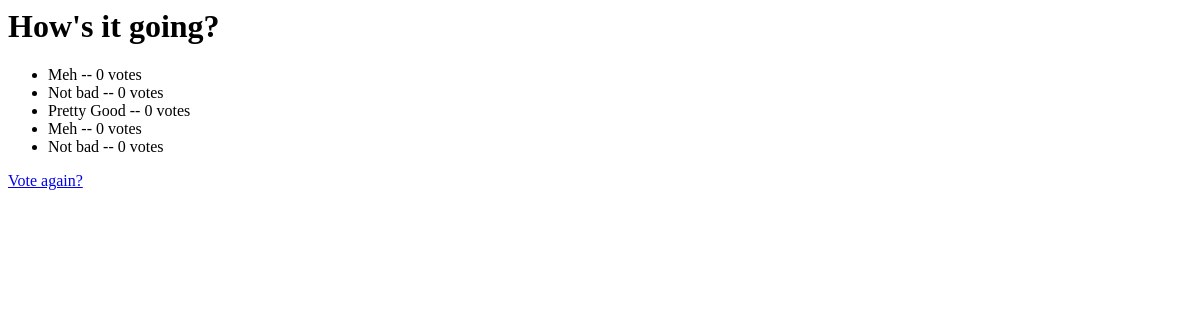
Before: /polls/1/results/ with the older database file.
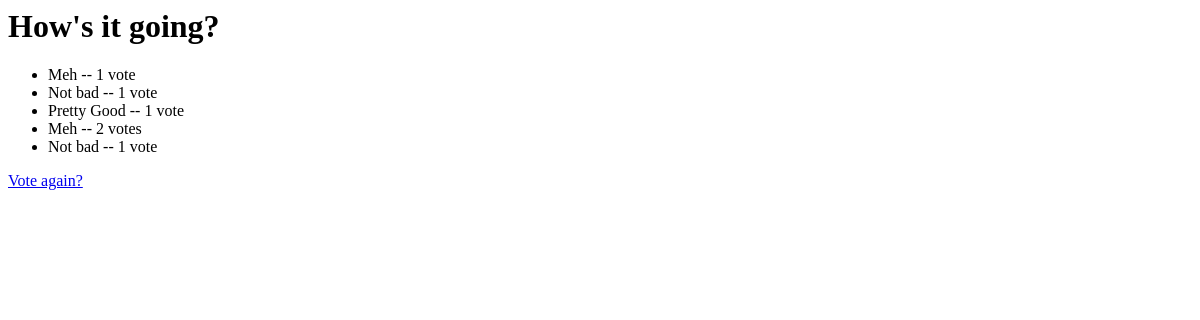
After: the same page with the newer database file.
### polls/models.py (models this page shows, shortened)
class Question(models.Model):
    question_text = models.CharField(max_length=200)
    pub_date = models.DateTimeField('date published')
    def was_published_recently(self):
        now = timezone.now()
        return now - datetime.timedelta(days=1) <= self.pub_date <= now
    was_published_recently.admin_order_field = 'pub_date'
    was_published_recently.boolean = True
    was_published_recently.short_description = 'Published recently?'

class Choice(models.Model):
    question = models.ForeignKey(Question, on_delete=models.CASCADE)
    choice_text = models.CharField(max_length=200)
    votes = models.IntegerField(default=0)

### polls/views.py (the view)
# urls.py: path('<int:pk>/results/', views.ResultsView.as_view(), name='results'),
class ResultsView(generic.DetailView):
    model = Question
    template_name = 'polls/results.html'

### polls/templates/polls/results.html
<h1>{{ question.question_text }}</h1>
<ul>
{% for choice in question.choice_set.all %}
    <li>{{ choice.choice_text }} -- {{ choice.votes }} vote{{ choice.votes|pluralize }}</li>
{% endfor %}
</ul>
<a href="{% url 'polls:detail' question.id %}">Vote again?</a>

Changed rows visible on the page:
changed Choice (number 1 of 5 on the later page): votes "0" → "1"
changed Choice (number 2 of 5 on the later page): votes "0" → "1"
changed Choice "Pretty Good": votes "0" → "1"
changed Choice (number 4 of 5 on the later page): votes "0" → "2"
changed Choice (number 5 of 5 on the later page): votes "0" → "1"
